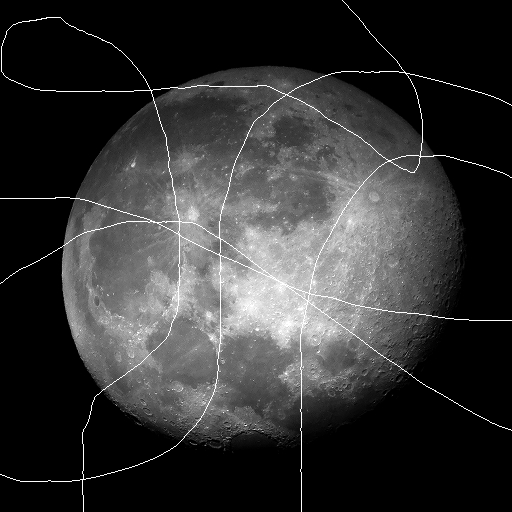
#> input picture T5/images/moon-i3.png, 512 x 512 px
$ python T5.py
#> lines starting #> are read from the running program, lines starting #| are printed output that depends on the picture; long printed decimals are rounded
# Trabalho 5 - Inpainting
# Victor Forbes - 9293394
# SCC0251 - 2018/1

import numpy as np
import imageio

# Função que retorna o Root Mean Squared Error da imagem A com a imagem B.
def rmse(A, B):
	return np.sqrt(((A - B)**2).sum() / (A.shape[0] * A.shape[1]))

# Função que retorna a imagem f normalizada em [l, r].
def normalize(f, l, r):
	return ((f - f.min()) / (f.max() - f.min())) * (r - l) + l

# Algoritmo Gerchberg-Papoulis com filtragem espacial.
def gerchberg_papoulis(img, mask, T):
	# Alocando arrays para as imagens e transformadas de cada iteração.
	g = [0 for i in range(T + 1)] # Domínio espacial.
	G = [0 for i in range(T + 1)] # Domínio da frequência.

	# Obtendo o filtro da média 7x7 no domínio das frequências.
	mean = np.zeros(img.shape)
	mean[:7, :7] = 1 / (7**2)
	MEAN = np.fft.fft2(mean)

	# Fazendo com que g[0] seja a imagem passada como parâmetro.
	g[0] = img

	# Obtendo a Transformada de Fourier da máscara.
	M = np.fft.fft2(mask)

	# Realizando as T iterações.
	for k in range(1, T + 1):
		# Obtendo a transformada da imagem obtida na iteração anterior.
		G[k] = np.fft.fft2(g[k - 1])

		# Zerando coeficientes.
		G[k][(G[k] >= 0.9 * M.max()) & (G[k] <= 0.01 * G[k].max())] = 0

		# Realizando a convolução com o filtro de média 7x7 e obtendo a parte real da inversa.
		g[k] = np.fft.ifft2(np.multiply(G[k], MEAN)).real

		# Renormalizando a imagem entre 0 e 255.
		g[k] = normalize(g[k], 0, 255)

		# Inserindo pixels conhecidos.
		g[k] = np.multiply(1 - mask / 255, g[0]) + np.multiply(mask / 255, g[k])

	# Retornando o resultado da última iteração.
	return g[T]

def main():
	# Lendo as entradas.
	img_o_filename = input().rstrip() # Lendo nome do arquivo da imagem original.
#> the answer given: images/moon-i3.png
	img_i_filename = input().rstrip() # Lendo nome do arquivo da imagem deteriorada.
#> the answer given: images/moon-m3.png
	img_m_filename = input().rstrip() # Lendo nome do arquivo da máscara.
#> the answer given: images/moon-m3.png
	T = int(input()) # Lendo o número de iterações.
#> the answer given: 3

	# Carregando as imagens.
	img_o = imageio.imread(img_o_filename) # Original.
#> img_o is the input picture: shape (512, 512); min 0, max 255, mean 52
	img_i = imageio.imread(img_i_filename) # Deteriorada.
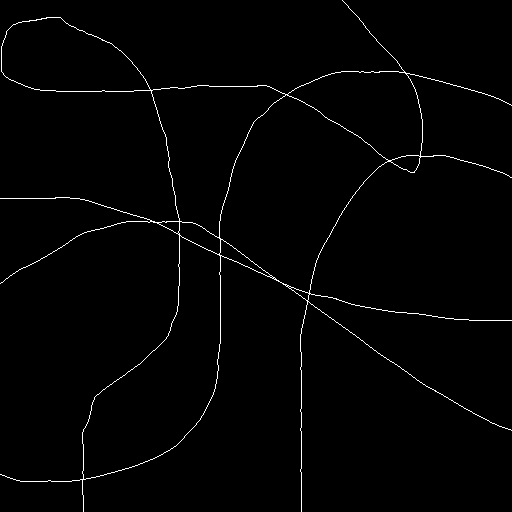
#> input picture T5/images/moon-m3.png, 512 x 512 px
#> img_i: shape (512, 512); values 0 (black) and 248 (white), 1.3% white in thin lines or dots
	img_m = imageio.imread(img_m_filename) # Máscara.

	# Aplicando o algoritmo de Gerchberg-Papoulis.
	img_i = gerchberg_papoulis(img_i, img_m, T)
#> after the loop in gerchberg_papoulis, `for k in range(1, T + 1):`: G = 4 items
#> in gerchberg_papoulis, `return g[T]`:
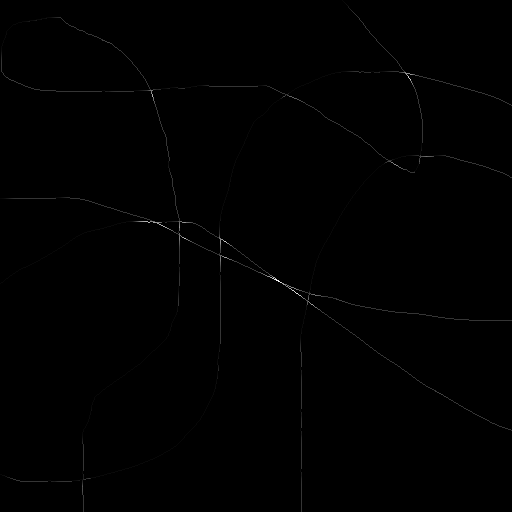
#> returned value: shape (512, 512) float64; min 0, max 254.8, mean 0.6

	# Imprimindo o RMSE da imagem processada com a imagem original.
	print("%.5f" % (rmse(img_i.astype(np.uint8), img_o.astype(np.uint8))))
#| 7.088

if __name__ == "__main__":
	main()
